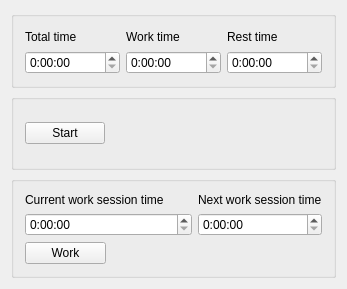
<?xml version="1.0" encoding="UTF-8"?>
<ui version="4.0">
 <class>MainWindow</class>
 <widget class="QMainWindow" name="MainWindow">
  <property name="geometry">
   <rect>
    <x>0</x>
    <y>0</y>
    <width>347</width>
    <height>289</height>
   </rect>
  </property>
  <property name="sizePolicy">
   <sizepolicy hsizetype="Expanding" vsizetype="Expanding">
    <horstretch>0</horstretch>
    <verstretch>0</verstretch>
   </sizepolicy>
  </property>
  <property name="maximumSize">
   <size>
    <width>347</width>
    <height>289</height>
   </size>
  </property>
  <property name="windowTitle">
   <string>Work timer</string>
  </property>
  <widget class="QWidget" name="centralWidget">
   <layout class="QGridLayout" name="gridLayout">
    <item row="0" column="0" colspan="4">
     <widget class="QGroupBox" name="totalTimeGroupBox">
      <property name="title">
       <string/>
      </property>
      <layout class="QGridLayout" name="gridLayout_2">
       <item row="0" column="0">
        <widget class="QLabel" name="totalTimelabel">
         <property name="text">
          <string>Total time</string>
         </property>
        </widget>
       </item>
       <item row="1" column="0">
        <widget class="QTimeEdit" name="totalTimeEdit">
         <property name="displayFormat">
          <string>H:mm:ss</string>
         </property>
        </widget>
       </item>
       <item row="0" column="1">
        <widget class="QLabel" name="workTimeLabel">
         <property name="text">
          <string>Work time</string>
         </property>
        </widget>
       </item>
       <item row="1" column="1">
        <widget class="QTimeEdit" name="workTimeEdit">
         <property name="displayFormat">
          <string>H:mm:ss</string>
         </property>
        </widget>
       </item>
       <item row="0" column="2">
        <widget class="QLabel" name="restTimeLabel">
         <property name="text">
          <string>Rest time</string>
         </property>
        </widget>
       </item>
       <item row="1" column="2">
        <widget class="QTimeEdit" name="restTimeEdit">
         <property name="displayFormat">
          <string>H:mm:ss</string>
         </property>
        </widget>
       </item>
      </layout>
     </widget>
    </item>
    <item row="1" column="0" colspan="4">
     <widget class="QGroupBox" name="groupBox">
      <property name="title">
       <string/>
      </property>
      <layout class="QGridLayout" name="gridLayout_3">
       <item row="0" column="0">
        <widget class="QPushButton" name="startFinishButton">
         <property name="text">
          <string>Start</string>
         </property>
        </widget>
       </item>
       <item row="0" column="1">
        <spacer name="horizontalSpacer">
         <property name="orientation">
          <enum>Qt::Horizontal</enum>
         </property>
         <property name="sizeHint" stdset="0">
          <size>
           <width>40</width>
           <height>20</height>
          </size>
         </property>
        </spacer>
       </item>
      </layout>
     </widget>
    </item>
    <item row="2" column="0" colspan="4">
     <widget class="QGroupBox" name="groupBox_2">
      <property name="title">
       <string/>
      </property>
      <layout class="QGridLayout" name="gridLayout_4">
       <item row="0" column="2">
        <widget class="QLabel" name="nextSessionLabel">
         <property name="text">
          <string>Next work session time</string>
         </property>
        </widget>
       </item>
       <item row="1" column="2">
        <widget class="QTimeEdit" name="nextSessionTimeEdit">
         <property name="displayFormat">
          <string>H:mm:ss</string>
         </property>
        </widget>
       </item>
       <item row="2" column="0">
        <widget class="QPushButton" name="workRestButton">
         <property name="text">
          <string>Work</string>
         </property>
        </widget>
       </item>
       <item row="1" column="0" colspan="2">
        <widget class="QTimeEdit" name="sessionTimeEdit">
         <property name="displayFormat">
          <string>H:mm:ss</string>
         </property>
        </widget>
       </item>
       <item row="0" column="0" colspan="2">
        <widget class="QLabel" name="sessionTimelabel">
         <property name="text">
          <string>Current work session time</string>
         </property>
        </widget>
       </item>
       <item row="2" column="1" colspan="2">
        <spacer name="horizontalSpacer_3">
         <property name="orientation">
          <enum>Qt::Horizontal</enum>
         </property>
         <property name="sizeHint" stdset="0">
          <size>
           <width>40</width>
           <height>20</height>
          </size>
         </property>
        </spacer>
       </item>
      </layout>
     </widget>
    </item>
   </layout>
  </widget>
 </widget>
 <layoutdefault spacing="6" margin="11"/>
 <resources/>
 <connections/>
</ui>
